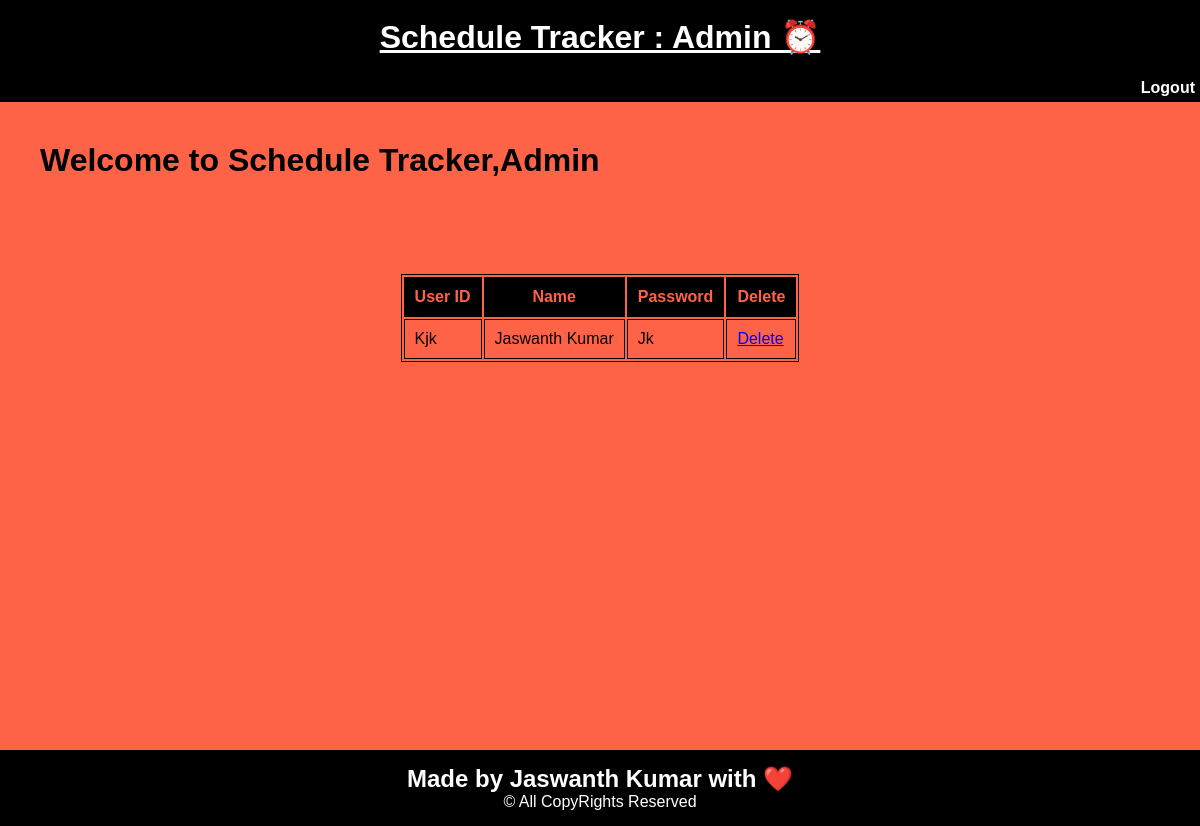
The page /admin on the database its author committed.
### app.py (models this page shows, shortened)
class User(db.Model):
    id = db.Column(db.Integer,primary_key=True)
    name = db.Column(db.String(100),nullable=False)
    userid = db.Column(db.String(100),unique=True)
    password = db.Column(db.String(100))

### app.py (the view)
@app.route('/admin')
def admin():
    users = User.query
    return render_template('admin.html',users=users)

### templates/admin.html (shortened to what this page needs)
<!DOCTYPE html>
<html>
<head>
</head>
<body>
    <header>
        <h1>Schedule Tracker : Admin ⏰</h1>
    </header>
    <div id="nav">
        <nav>
            <a href="{{ url_for('logout') }}">Logout</a>
        </nav>
    </div>
    <div id="main-text">
        <h1>Welcome to Schedule Tracker,Admin</h1>
    </div>
        <div class="container">
            <div class="tasktable">
                <table>
                    <tr>
                        <th>User ID</th>
                        <th>Name</th>
                        <th>Password</th>
                        <th>Delete</th>
                    </tr>
                    {% for user in users %}
                    <tr>
                        <td>{{user.userid}}</td>
                        <td>{{user.name}}</td>
                        <td>{{user.password}}</td>
                        <td><a href="de/{{user.id}}">Delete</a></td>
                    </tr>
                    {% endfor %}
                </table>
            </div>
        </div>
    <footer>
        <h2>Made by Jaswanth Kumar with ❤️</h2>
        <p>&copy; All CopyRights Reserved</p>
    </footer>
</body>
</html>

### templates/admin.html (style rules this page uses)
* { margin: 0; padding: 0; font-family: Arial, Helvetica, sans-serif; box-sizing: border-box; }
body { background-color: #FF6347; height: 100vh; }
header { background-color: black; color: white; text-align: center; padding: 18px 10px; }
header h1 { text-decoration: underline; }
nav { background-color: black; text-align: right; padding: 5px; }
nav a { color: white; text-decoration: none; margin-left: 20px; font-weight: bold; }
#main-text { margin-left: 40px ; margin-top: 40px; }
#main-text h1 { margin-bottom: 15px; }
.container { display:flex; flex-direction: column; align-items: center; min-height: max-content; grid-template-columns: 2fr 1fr; color: white; padding: 40px 0; }
.container { display:flex; align-items: center; justify-content: center; }
.tasktable { margin-top: 40px; justify-content: center; align-items: center; height:64vh; }
table,tr { border: 1px solid black; margin:0%; }
table th { background-color: black; color:#FF6347 }
th,td { padding:10px; border: 1px solid black; color:black; }
footer { background-color: black; color: white; text-align: center; padding: 15px 10px; bottom:0; width:100%; margin-top: auto; margin: auto; position:fixed; }

### rows shown on the page
User: userid "Kjk", name "Jaswanth Kumar", password "Jk"
